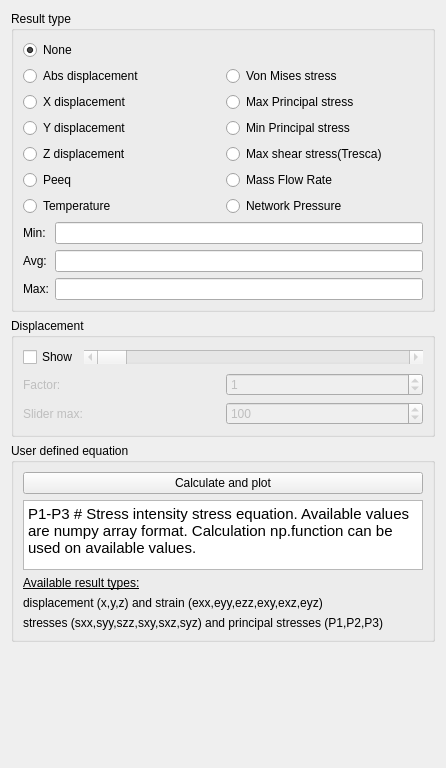
<?xml version="1.0" encoding="UTF-8"?>
<ui version="4.0">
 <class>ShowDisplacement</class>
 <widget class="QWidget" name="ShowDisplacement">
  <property name="geometry">
   <rect>
    <x>0</x>
    <y>0</y>
    <width>446</width>
    <height>768</height>
   </rect>
  </property>
  <property name="windowTitle">
   <string>Show result</string>
  </property>
  <layout class="QHBoxLayout" name="horizontalLayout">
   <item>
    <layout class="QVBoxLayout" name="verticalLayout_3">
     <item>
      <widget class="QGroupBox" name="gb_result_type">
       <property name="title">
        <string>Result type</string>
       </property>
       <layout class="QVBoxLayout" name="verticalLayout">
        <item>
         <layout class="QGridLayout" name="gridLayout">
          <item row="1" column="0">
           <widget class="QRadioButton" name="rb_abs_displacement">
            <property name="text">
             <string>Abs displacement</string>
            </property>
           </widget>
          </item>
          <item row="0" column="0">
           <widget class="QRadioButton" name="rb_none">
            <property name="text">
             <string>None</string>
            </property>
            <property name="checked">
             <bool>true</bool>
            </property>
           </widget>
          </item>
          <item row="3" column="0">
           <widget class="QRadioButton" name="rb_y_displacement">
            <property name="text">
             <string>Y displacement</string>
            </property>
           </widget>
          </item>
          <item row="2" column="0">
           <widget class="QRadioButton" name="rb_x_displacement">
            <property name="text">
             <string>X displacement</string>
            </property>
           </widget>
          </item>
          <item row="7" column="0">
           <widget class="QRadioButton" name="rb_peeq">
            <property name="text">
             <string>Peeq</string>
            </property>
           </widget>
          </item>
          <item row="5" column="0">
           <widget class="QRadioButton" name="rb_z_displacement">
            <property name="text">
             <string>Z displacement</string>
            </property>
           </widget>
          </item>
          <item row="8" column="0">
           <widget class="QRadioButton" name="rb_temperature">
            <property name="text">
             <string>Temperature</string>
            </property>
           </widget>
          </item>
          <item row="1" column="1">
           <widget class="QRadioButton" name="rb_vm_stress">
            <property name="text">
             <string>Von Mises stress</string>
            </property>
           </widget>
          </item>
          <item row="2" column="1">
           <widget class="QRadioButton" name="rb_maxprin">
            <property name="text">
             <string>Max Principal stress</string>
            </property>
           </widget>
          </item>
          <item row="3" column="1">
           <widget class="QRadioButton" name="rb_minprin">
            <property name="text">
             <string>Min Principal stress</string>
            </property>
           </widget>
          </item>
          <item row="5" column="1">
           <widget class="QRadioButton" name="rb_max_shear_stress">
            <property name="text">
             <string>Max shear stress(Tresca)</string>
            </property>
           </widget>
          </item>
          <item row="7" column="1">
           <widget class="QRadioButton" name="rb_massflowrate">
            <property name="text">
             <string>Mass Flow Rate</string>
            </property>
           </widget>
          </item>
          <item row="8" column="1">
           <widget class="QRadioButton" name="rb_networkpressure">
            <property name="text">
             <string>Network Pressure</string>
            </property>
           </widget>
          </item>
         </layout>
        </item>
        <item>
         <layout class="QFormLayout" name="formLayout">
          <item row="1" column="0">
           <widget class="QLabel" name="label_2">
            <property name="text">
             <string>Avg:</string>
            </property>
           </widget>
          </item>
          <item row="1" column="1">
           <widget class="Gui::InputField" name="le_avg">
            <property name="readOnly">
             <bool>true</bool>
            </property>
            <property name="unit" stdset="0">
             <string notr="true">mm</string>
            </property>
           </widget>
          </item>
          <item row="2" column="0">
           <widget class="QLabel" name="label">
            <property name="text">
             <string>Max:</string>
            </property>
           </widget>
          </item>
          <item row="2" column="1">
           <widget class="Gui::InputField" name="le_max">
            <property name="readOnly">
             <bool>true</bool>
            </property>
            <property name="unit" stdset="0">
             <string notr="true">mm</string>
            </property>
           </widget>
          </item>
          <item row="0" column="1">
           <widget class="Gui::InputField" name="le_min">
            <property name="readOnly">
             <bool>true</bool>
            </property>
            <property name="unit" stdset="0">
             <string notr="true">mm</string>
            </property>
           </widget>
          </item>
          <item row="0" column="0">
           <widget class="QLabel" name="label_4">
            <property name="text">
             <string>Min:</string>
            </property>
           </widget>
          </item>
         </layout>
        </item>
       </layout>
      </widget>
     </item>
     <item>
      <widget class="QGroupBox" name="gb_displacement">
       <property name="title">
        <string>Displacement</string>
       </property>
       <layout class="QVBoxLayout" name="verticalLayout_2">
        <item>
         <layout class="QHBoxLayout" name="horizontalLayout_2">
          <item>
           <widget class="QCheckBox" name="cb_show_displacement">
            <property name="text">
             <string>Show</string>
            </property>
            <property name="checked">
             <bool>false</bool>
            </property>
           </widget>
          </item>
          <item>
           <widget class="QScrollBar" name="hsb_displacement_factor">
            <property name="enabled">
             <bool>false</bool>
            </property>
            <property name="sizePolicy">
             <sizepolicy hsizetype="MinimumExpanding" vsizetype="Fixed">
              <horstretch>0</horstretch>
              <verstretch>0</verstretch>
             </sizepolicy>
            </property>
            <property name="orientation">
             <enum>Qt::Horizontal</enum>
            </property>
           </widget>
          </item>
         </layout>
        </item>
        <item>
         <layout class="QHBoxLayout" name="horizontalLayout_3">
          <item>
           <widget class="QLabel" name="label_3">
            <property name="enabled">
             <bool>false</bool>
            </property>
            <property name="text">
             <string>Factor:</string>
            </property>
           </widget>
          </item>
          <item>
           <widget class="QSpinBox" name="sb_displacement_factor">
            <property name="enabled">
             <bool>false</bool>
            </property>
            <property name="readOnly">
             <bool>false</bool>
            </property>
            <property name="maximum">
             <number>1000000</number>
            </property>
            <property name="singleStep">
             <number>10</number>
            </property>
            <property name="value">
             <number>1</number>
            </property>
           </widget>
          </item>
         </layout>
        </item>
        <item>
         <layout class="QHBoxLayout" name="horizontalLayout_4">
          <item>
           <widget class="QLabel" name="label_7">
            <property name="enabled">
             <bool>false</bool>
            </property>
            <property name="text">
             <string>Slider max:</string>
            </property>
           </widget>
          </item>
          <item>
           <widget class="QSpinBox" name="sb_displacement_factor_max">
            <property name="enabled">
             <bool>false</bool>
            </property>
            <property name="readOnly">
             <bool>false</bool>
            </property>
            <property name="maximum">
             <number>1000000</number>
            </property>
            <property name="singleStep">
             <number>10</number>
            </property>
            <property name="value">
             <number>100</number>
            </property>
           </widget>
          </item>
         </layout>
        </item>
       </layout>
      </widget>
     </item>
     <item>
      <widget class="QGroupBox" name="gb_displacement_2">
       <property name="title">
        <string>User defined equation</string>
       </property>
       <layout class="QVBoxLayout" name="verticalLayout_5">
        <item>
         <layout class="QVBoxLayout" name="verticalLayout_6">
          <item>
           <widget class="QPushButton" name="calculate">
            <property name="text">
             <string>Calculate and plot</string>
            </property>
           </widget>
          </item>
          <item>
           <widget class="QTextEdit" name="user_def_eq">
            <property name="html">
             <string>&lt;!DOCTYPE HTML PUBLIC &quot;-//W3C//DTD HTML 4.0//EN&quot; &quot;http://www.w3.org/TR/REC-html40/strict.dtd&quot;&gt;
&lt;html&gt;&lt;head&gt;&lt;meta name=&quot;qrichtext&quot; content=&quot;1&quot; /&gt;&lt;style type=&quot;text/css&quot;&gt;
p, li { white-space: pre-wrap; }
&lt;/style&gt;&lt;/head&gt;&lt;body style=&quot; font-family:'DejaVu Sans'; font-size:9pt; font-weight:400; font-style:normal;&quot;&gt;
&lt;p style=&quot; margin-top:0px; margin-bottom:0px; margin-left:0px; margin-right:0px; -qt-block-indent:0; text-indent:0px;&quot;&gt;&lt;span style=&quot; font-family:'Ubuntu'; font-size:11pt;&quot;&gt;P1-P3 # Stress intensity stress equation. Available values are numpy array format. Calculation np.function can be used on available values. &lt;/span&gt;&lt;/p&gt;&lt;/body&gt;&lt;/html&gt;</string>
            </property>
           </widget>
          </item>
          <item>
           <widget class="QLabel" name="user_def_head_1">
            <property name="text">
             <string>&lt;html&gt;&lt;head/&gt;&lt;body&gt;&lt;p&gt;&lt;span style=&quot; text-decoration: underline;&quot;&gt;Available result types:&lt;/span&gt;&lt;/p&gt;&lt;/body&gt;&lt;/html&gt;</string>
            </property>
           </widget>
          </item>
          <item>
           <widget class="QLabel" name="user_def_head_2">
            <property name="minimumSize">
             <size>
              <width>0</width>
              <height>0</height>
             </size>
            </property>
            <property name="maximumSize">
             <size>
              <width>16777215</width>
              <height>16777215</height>
             </size>
            </property>
            <property name="lineWidth">
             <number>1</number>
            </property>
            <property name="text">
             <string>&lt;html&gt;&lt;head/&gt;&lt;body&gt;&lt;p&gt;displacement (x,y,z) and strain (exx,eyy,ezz,exy,exz,eyz)&lt;/p&gt;&lt;/body&gt;&lt;/html&gt;</string>
            </property>
            <property name="scaledContents">
             <bool>false</bool>
            </property>
            <property name="alignment">
             <set>Qt::AlignLeading|Qt::AlignLeft|Qt::AlignVCenter</set>
            </property>
            <property name="wordWrap">
             <bool>false</bool>
            </property>
            <property name="indent">
             <number>-1</number>
            </property>
            <property name="textInteractionFlags">
             <set>Qt::NoTextInteraction</set>
            </property>
           </widget>
          </item>
          <item>
           <widget class="QLabel" name="user_def_head_3">
            <property name="minimumSize">
             <size>
              <width>0</width>
              <height>0</height>
             </size>
            </property>
            <property name="maximumSize">
             <size>
              <width>16777215</width>
              <height>16777215</height>
             </size>
            </property>
            <property name="lineWidth">
             <number>1</number>
            </property>
            <property name="text">
             <string>&lt;html&gt;&lt;head/&gt;&lt;body&gt;&lt;p&gt;stresses (sxx,syy,szz,sxy,sxz,syz) and principal stresses (P1,P2,P3)&lt;/p&gt;&lt;/body&gt;&lt;/html&gt;</string>
            </property>
            <property name="scaledContents">
             <bool>false</bool>
            </property>
            <property name="alignment">
             <set>Qt::AlignLeading|Qt::AlignLeft|Qt::AlignVCenter</set>
            </property>
            <property name="wordWrap">
             <bool>false</bool>
            </property>
            <property name="indent">
             <number>-1</number>
            </property>
            <property name="textInteractionFlags">
             <set>Qt::NoTextInteraction</set>
            </property>
           </widget>
          </item>
         </layout>
        </item>
       </layout>
      </widget>
     </item>
     <item>
      <spacer name="verticalSpacer">
       <property name="orientation">
        <enum>Qt::Vertical</enum>
       </property>
       <property name="sizeHint" stdset="0">
        <size>
         <width>20</width>
         <height>240</height>
        </size>
       </property>
      </spacer>
     </item>
    </layout>
   </item>
  </layout>
 </widget>
 <customwidgets>
  <customwidget>
   <class>Gui::InputField</class>
   <extends>QLineEdit</extends>
   <header>Gui/InputField.h</header>
  </customwidget>
 </customwidgets>
 <resources/>
 <connections>
  <connection>
   <sender>cb_show_displacement</sender>
   <signal>toggled(bool)</signal>
   <receiver>label_3</receiver>
   <slot>setEnabled(bool)</slot>
   <hints>
    <hint type="sourcelabel">
     <x>90</x>
     <y>232</y>
    </hint>
    <hint type="destinationlabel">
     <x>68</x>
     <y>269</y>
    </hint>
   </hints>
  </connection>
  <connection>
   <sender>cb_show_displacement</sender>
   <signal>toggled(bool)</signal>
   <receiver>sb_displacement_factor</receiver>
   <slot>setEnabled(bool)</slot>
   <hints>
    <hint type="sourcelabel">
     <x>112</x>
     <y>240</y>
    </hint>
    <hint type="destinationlabel">
     <x>124</x>
     <y>269</y>
    </hint>
   </hints>
  </connection>
  <connection>
   <sender>cb_show_displacement</sender>
   <signal>toggled(bool)</signal>
   <receiver>label_7</receiver>
   <slot>setEnabled(bool)</slot>
   <hints>
    <hint type="sourcelabel">
     <x>95</x>
     <y>238</y>
    </hint>
    <hint type="destinationlabel">
     <x>86</x>
     <y>309</y>
    </hint>
   </hints>
  </connection>
  <connection>
   <sender>cb_show_displacement</sender>
   <signal>toggled(bool)</signal>
   <receiver>sb_displacement_factor_max</receiver>
   <slot>setEnabled(bool)</slot>
   <hints>
    <hint type="sourcelabel">
     <x>161</x>
     <y>237</y>
    </hint>
    <hint type="destinationlabel">
     <x>159</x>
     <y>302</y>
    </hint>
   </hints>
  </connection>
  <connection>
   <sender>cb_show_displacement</sender>
   <signal>toggled(bool)</signal>
   <receiver>hsb_displacement_factor</receiver>
   <slot>setEnabled(bool)</slot>
   <hints>
    <hint type="sourcelabel">
     <x>48</x>
     <y>241</y>
    </hint>
    <hint type="destinationlabel">
     <x>36</x>
     <y>345</y>
    </hint>
   </hints>
  </connection>
 </connections>
</ui>
